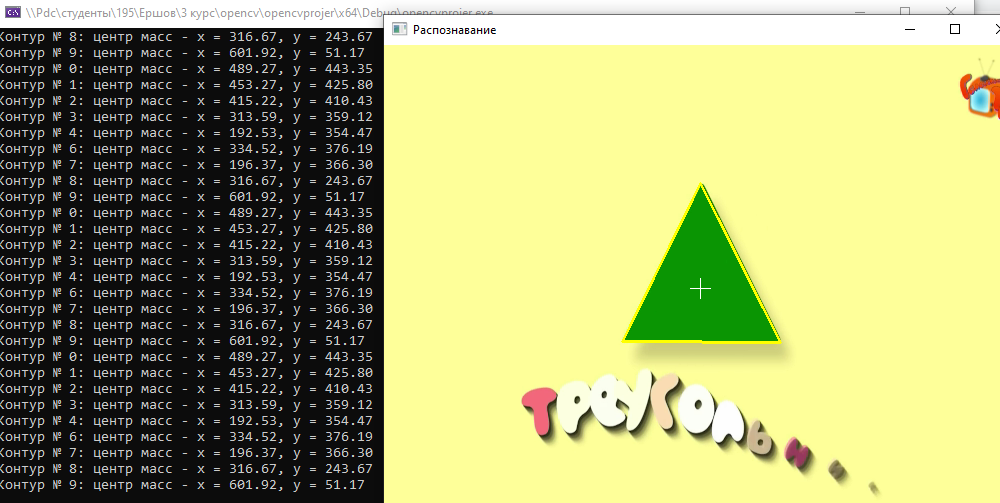
//> input picture OpenCV/image.png, 1000 x 503 px
$ ./Source   (built with g++ and OpenCV 4)
//> lines starting //> are read from the running program, lines starting //| are printed output that depends on the picture; after the words box and inside, x2 and y2 are one past the last pixel; in counts of white or black regions, pixels touching at a corner belong together
#include <opencv2/core/core.hpp>
#include <opencv2/core.hpp>
#include <opencv2/highgui/highgui.hpp>
#include <opencv2/imgproc/imgproc.hpp>
#include <stdio.h>
#include <stdlib.h>
#include <string>
#include <iostream>
#include <ctime>


# define M_PIl 3.141592653589793238462643383279502884L
//#pragma warning(default:4716)

using namespace cv;
using namespace std;
Mat img;


string input()
{
	setlocale(LC_ALL, "Russian");
	string filename;
	cout << "\nВведите название файла и нажмите enter" << endl;
	cout << "file.jpg" << endl;
	cout << "sf.jpg" << endl;
	cout << "sf2.jpg" << endl;
	cout << "road.png" << endl;
	cout << "lisii.png" << endl;
	cout << "jir.jpg" << endl;
	cout << "jir2.jpg" << endl;

	//cin.getline(filename, 80);
	cin >> filename;
//> the answer given: image.png
	//string path = "/x64/Debug/";
	//string filename = path + filename1;
	cout << "\nОткрыть файл: ";
	cout << filename << endl;

	return filename;

}

// [160 lines left out: functions inputVid, VideoCap, VideoCont, not called in this run]

string Image()
{

	string file = input();
	Mat img = imread(file, 1);
//> img is the input picture: 503 rows x 1000 cols, CV_8UC3; mean B, G, R 112.2, 168.6, 165.3
	string source_window = file;

	namedWindow(source_window, WINDOW_GUI_EXPANDED);
	imshow(source_window, img);

	Mat src_gray;
	Mat canny_output;

	cvtColor(img, src_gray, COLOR_RGB2GRAY); // перводит изображение в черно-белое
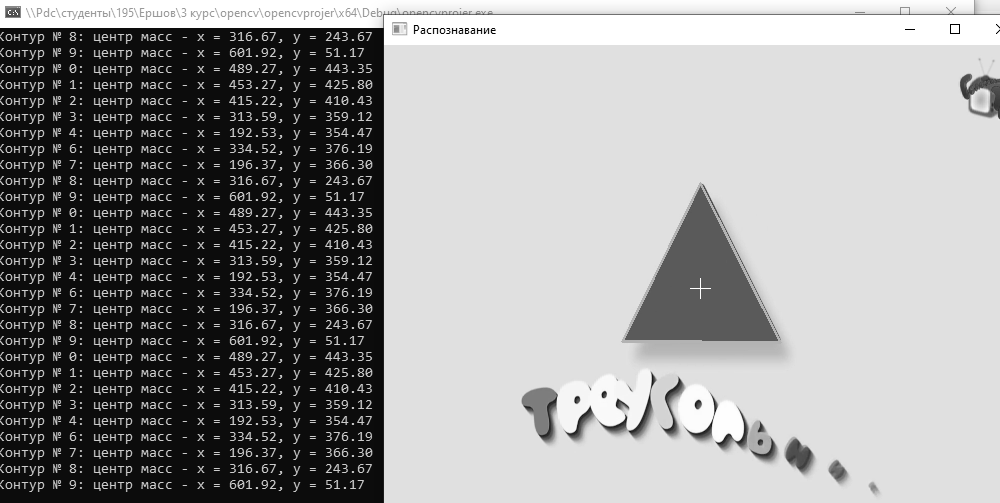
//> src_gray: 503 rows x 1000 cols, CV_8UC1; min 0, max 255, mean 151.2
	imwrite("cvtColor.jpg", src_gray); //создает файл черно-белого изображения
	blur(src_gray, src_gray, Size(10, 10)); //размывает изображение
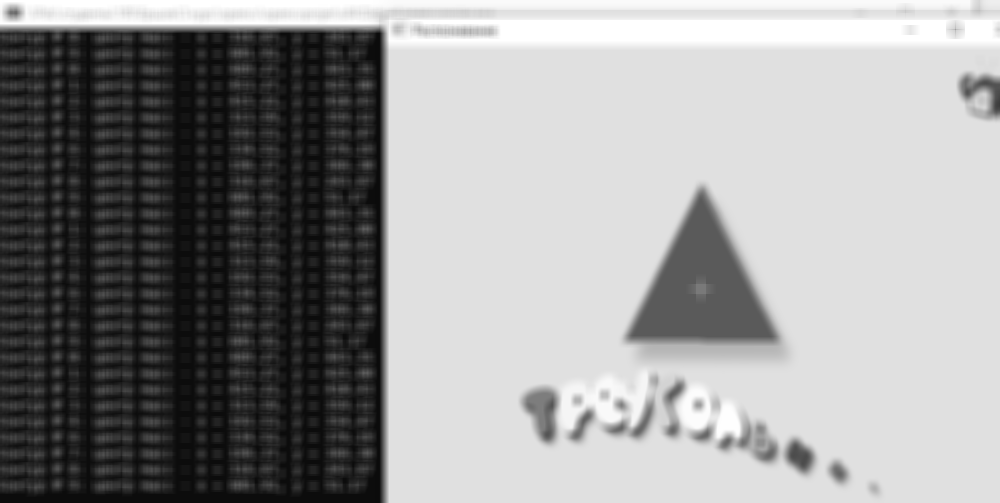
//> src_gray: 503 rows x 1000 cols, CV_8UC1; min 11, max 255, mean 151.2
	imwrite("blur.jpg", src_gray); // создает файл размытого изображения

	double otsu_tresh_val = threshold(src_gray, img, 0, 255, THRESH_BINARY | THRESH_OTSU); //определяет яркость серого изображения
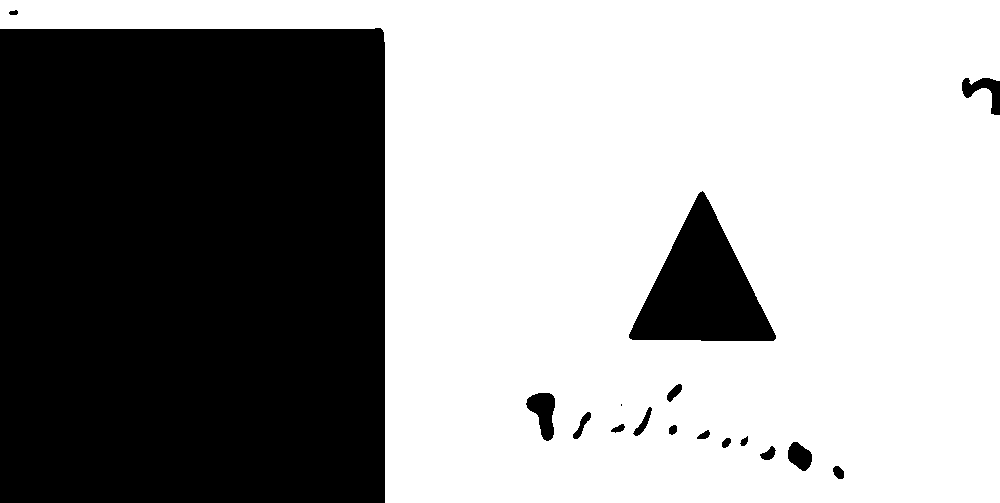
//> img: 503 rows x 1000 cols, CV_8UC1; 60.8% white; 17 black regions (1 under 20 px), largest, box (x1, y1, x2, y2) and area: (0, 28, 385, 503) 182479, (629, 191, 776, 341) 11628, (526, 393, 555, 441) 844
//> otsu_tresh_val = 131
	//double high_tresh_val = otsu_tresh_val, lower_tresh_val = otsu_tresh_val * 0.5;
	double high_tresh_val = 40, lower_tresh_val = 40 * 0.5; //определяет максимумы и минимумы
	cout << "Фильтрация " << otsu_tresh_val << endl;
//| Фильтрация 131

	Canny(src_gray, canny_output, lower_tresh_val, high_tresh_val, 3); // алгоритм для работы трехканальное изображение
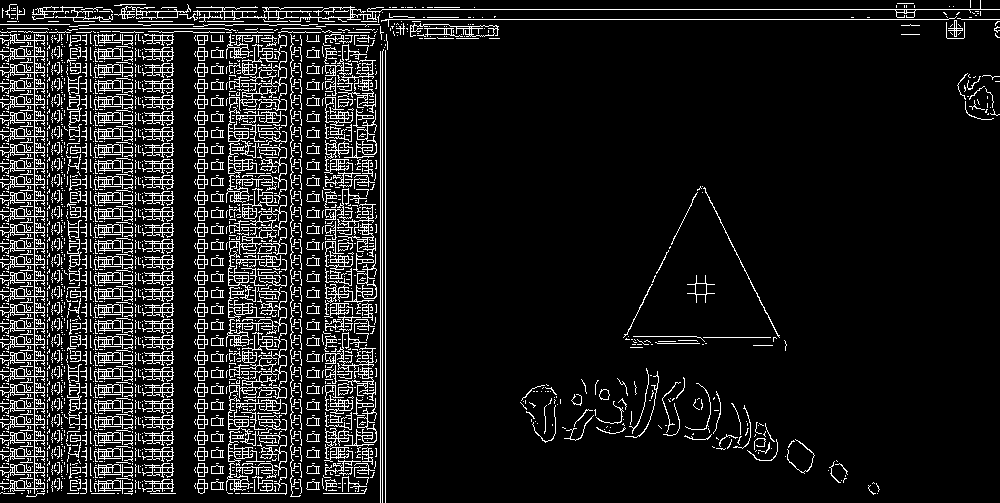
//> canny_output: 503 rows x 1000 cols, CV_8UC1; 11% white in thin lines or dots

	string source_grey_window = "Серое изображение";
	namedWindow(source_grey_window, WINDOW_GUI_EXPANDED);
	imshow(source_grey_window, canny_output);
	//dfd
	imwrite("canny_output.jpg", canny_output); //сохраняет и открывает обработанное изображение

	RNG rng(12345); //задает рандомные цвета из диапозона ниже
	vector<vector<Point>>contours;
	vector<Vec4i>hierarchy;

	findContours(canny_output, contours, hierarchy, RETR_TREE, CHAIN_APPROX_SIMPLE, Point(0, 0)); //
//> contours = 3523 contours, 2943 with area under 20; largest, box (x1, y1, x2, y2) and area: (0, 34, 45, 494) 4916, (228, 351, 277, 430) 371, (228, 207, 277, 286) 371, (228, 63, 277, 142) 371, (410, 23, 499, 37) 300

	vector<Moments>mu(contours.size()); //создается вектор моментов, куда передается количество контуров, которое зависит от изображения
//> mu = 3523 items
	for (int i = 0; i < contours.size(); i++)
	{
		mu[i] = moments(contours[i], false); //часть вектора передается в столбцы массива mu
	}

	vector<Point2f>mc(contours.size());
	for (int i = 0; i < contours.size(); i++)
	{
		mc[i] = Point2f(mu[i].m10 / mu[i].m00, mu[i].m01 / mu[i].m00); // показывается x y векторы
	}
//> after the loop, mc = 3523 Points (x, y), first 12: [nan, nan], [nan, nan], [nan, nan], [131, 493.3], [nan, nan], [nan, nan], [35, 494.5], [nan, nan], [nan, nan], [77.67, 492.7], [nan, nan], [nan, nan]

	for (int i = 0; i < contours.size(); i++)
	{
		printf("Контур № %d: центр масс - x = %.2f y = %.2f; длина - %.2a \n", i, mu[i].m10 / mu[i].m00, mu[i].m01 / mu[i].m00, arcLength(contours[i], true)); //2f - количество знаков после запятой, типа float
	}
//> this loop made 3523 passes
//| Контур № 0: центр масс - x = -nan y = -nan; длина - 0x0.00p+0
//| Контур № 1: центр масс - x = -nan y = -nan; длина - 0x1.00p+3
//| Контур № 2: центр масс - x = -nan y = -nan; длина - 0x1.90p+5
//| Контур № 3: центр масс - x = 131.00 y = 493.33; длина - 0x1.0dp+4
//| Контур № 4: центр масс - x = -nan y = -nan; длина - 0x1.00p+1
//| Контур № 5: центр масс - x = -nan y = -nan; длина - 0x1.70p+5
//| Контур № 6: центр масс - x = 35.00 y = 494.50; длина - 0x1.4bp+5
//| Контур № 7: центр масс - x = -nan y = -nan; длина - 0x1.00p+1
//> (output is shown up to pass 8 of 3523)

	Mat drawing = Mat::zeros(canny_output.size(), CV_8UC3); //CV_8UC3 - изображение без знака с 3 каналами

	for (int i = 0; i < contours.size(); i++)
	{
		Scalar color = Scalar(rng.uniform(0, 255), rng.uniform(0, 255), rng.uniform(0, 255)); //указывает диапозон цвета, откуда будут браться случайные значения
		drawContours(drawing, contours, i, color, 2, 8, hierarchy, 0, Point()); //передается картинка, hierarchy - возвращает иерархию внешних контуров и отверстий.
																				//элементы 2 и 3 иерархии [idx] имеют не более одного из них, не равного -1: то есть
																				//у каждого элемента либо нет родителя или потомка, либо родителя, но нет потомка, либо потомка, но нет родителя
																				//Элемент с родителем, но без потомка, будет границей отверстия
		circle(drawing, mc[i], 4, color, -1, 5, 0); //выбирается изображение, центр масс, 4 - радиус, цвета, толщина
	}
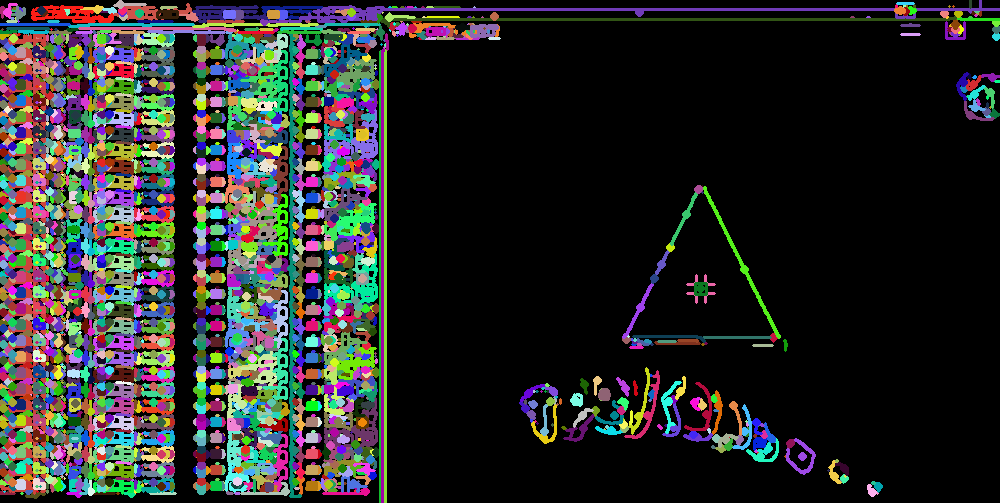
//> drawing: 503 rows x 1000 cols, CV_8UC3; mean B, G, R 41.4, 42.5, 41.4

	namedWindow("Contours", WINDOW_GUI_EXPANDED);
	imshow("Contours", drawing);

	waitKey(0);
//> (the run ends here: the program stops with an error, at `return 0;`)
